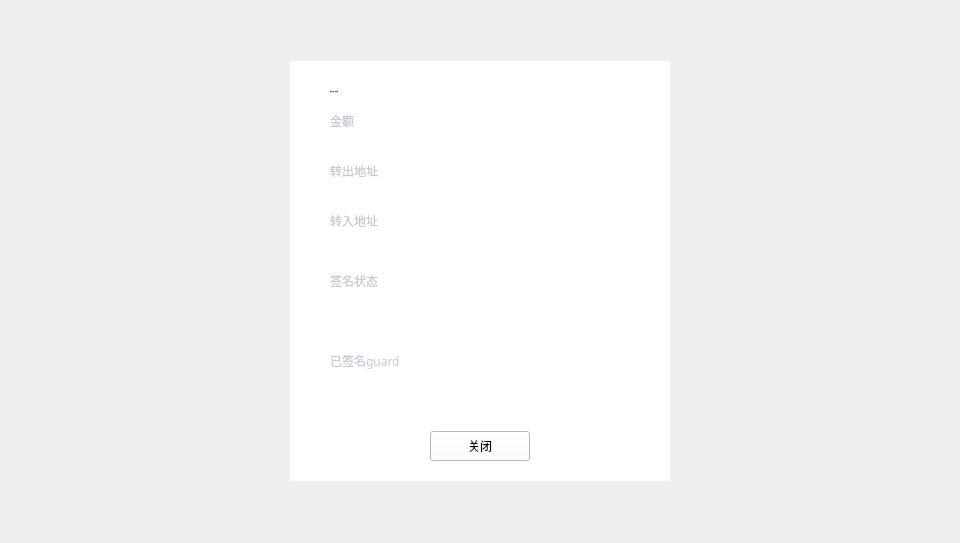
<?xml version="1.0" encoding="UTF-8"?>
<ui version="4.0">
 <class>ColdHotInfoDialog</class>
 <widget class="QDialog" name="ColdHotInfoDialog">
  <property name="geometry">
   <rect>
    <x>0</x>
    <y>0</y>
    <width>960</width>
    <height>543</height>
   </rect>
  </property>
  <property name="windowTitle">
   <string>Dialog</string>
  </property>
  <widget class="QWidget" name="widget" native="true">
   <property name="geometry">
    <rect>
     <x>0</x>
     <y>0</y>
     <width>960</width>
     <height>543</height>
    </rect>
   </property>
   <property name="font">
    <font>
     <family>Microsoft YaHei UI Light</family>
     <weight>75</weight>
     <bold>true</bold>
    </font>
   </property>
   <widget class="QWidget" name="containerWidget" native="true">
    <property name="geometry">
     <rect>
      <x>290</x>
      <y>61</y>
      <width>380</width>
      <height>420</height>
     </rect>
    </property>
    <property name="font">
     <font>
      <family>微软雅黑</family>
      <weight>50</weight>
      <bold>false</bold>
     </font>
    </property>
    <property name="styleSheet">
     <string notr="true">background-color: rgb(255, 255, 255);</string>
    </property>
    <widget class="QToolButton" name="closeBtn">
     <property name="geometry">
      <rect>
       <x>140</x>
       <y>370</y>
       <width>100</width>
       <height>30</height>
      </rect>
     </property>
     <property name="font">
      <font>
       <family>Microsoft YaHei UI Light</family>
       <weight>50</weight>
       <bold>false</bold>
      </font>
     </property>
     <property name="cursor">
      <cursorShape>PointingHandCursor</cursorShape>
     </property>
     <property name="styleSheet">
      <string notr="true"/>
     </property>
     <property name="text">
      <string>关闭</string>
     </property>
    </widget>
    <widget class="QLabel" name="label">
     <property name="geometry">
      <rect>
       <x>40</x>
       <y>20</y>
       <width>200</width>
       <height>21</height>
      </rect>
     </property>
     <property name="font">
      <font>
       <family>微软雅黑</family>
       <pointsize>-1</pointsize>
       <weight>50</weight>
       <italic>false</italic>
       <bold>false</bold>
      </font>
     </property>
     <property name="styleSheet">
      <string notr="true">QLabel{font:  14px &quot;微软雅黑&quot;;color: rgb(51, 51, 51);}

</string>
     </property>
     <property name="text">
      <string>资产变更交易详情</string>
     </property>
     <property name="alignment">
      <set>Qt::AlignLeading|Qt::AlignLeft|Qt::AlignVCenter</set>
     </property>
    </widget>
    <widget class="QLabel" name="label_2">
     <property name="geometry">
      <rect>
       <x>40</x>
       <y>50</y>
       <width>80</width>
       <height>20</height>
      </rect>
     </property>
     <property name="styleSheet">
      <string notr="true">QLabel{font:  10px &quot;微软雅黑&quot;;color: rgb(198,202,212);}

</string>
     </property>
     <property name="text">
      <string>金额</string>
     </property>
    </widget>
    <widget class="QLabel" name="amountLabel">
     <property name="geometry">
      <rect>
       <x>40</x>
       <y>70</y>
       <width>300</width>
       <height>20</height>
      </rect>
     </property>
     <property name="styleSheet">
      <string notr="true">QLabel{font:  14px &quot;微软雅黑&quot;;color: rgb(51, 51, 51);}

</string>
     </property>
     <property name="text">
      <string/>
     </property>
    </widget>
    <widget class="QLabel" name="label_4">
     <property name="geometry">
      <rect>
       <x>40</x>
       <y>210</y>
       <width>80</width>
       <height>20</height>
      </rect>
     </property>
     <property name="styleSheet">
      <string notr="true">QLabel{font:  10px &quot;微软雅黑&quot;;color: rgb(198,202,212);}

</string>
     </property>
     <property name="text">
      <string>签名状态</string>
     </property>
    </widget>
    <widget class="QLabel" name="stateLabel">
     <property name="geometry">
      <rect>
       <x>40</x>
       <y>230</y>
       <width>300</width>
       <height>40</height>
      </rect>
     </property>
     <property name="styleSheet">
      <string notr="true">QLabel{font:  14px &quot;微软雅黑&quot;;color: rgb(51, 51, 51);}

</string>
     </property>
     <property name="text">
      <string/>
     </property>
     <property name="alignment">
      <set>Qt::AlignLeading|Qt::AlignLeft|Qt::AlignTop</set>
     </property>
     <property name="wordWrap">
      <bool>true</bool>
     </property>
    </widget>
    <widget class="QLabel" name="label_6">
     <property name="geometry">
      <rect>
       <x>40</x>
       <y>290</y>
       <width>80</width>
       <height>20</height>
      </rect>
     </property>
     <property name="styleSheet">
      <string notr="true">QLabel{font:  10px &quot;微软雅黑&quot;;color: rgb(198,202,212);}

</string>
     </property>
     <property name="text">
      <string>已签名guard</string>
     </property>
    </widget>
    <widget class="QLabel" name="signedGuardsLabel">
     <property name="geometry">
      <rect>
       <x>40</x>
       <y>310</y>
       <width>300</width>
       <height>40</height>
      </rect>
     </property>
     <property name="styleSheet">
      <string notr="true">QLabel{font:  14px &quot;微软雅黑&quot;;color: rgb(51, 51, 51);}

</string>
     </property>
     <property name="text">
      <string/>
     </property>
     <property name="alignment">
      <set>Qt::AlignLeading|Qt::AlignLeft|Qt::AlignTop</set>
     </property>
     <property name="wordWrap">
      <bool>true</bool>
     </property>
    </widget>
    <widget class="QLabel" name="label_3">
     <property name="geometry">
      <rect>
       <x>40</x>
       <y>100</y>
       <width>80</width>
       <height>20</height>
      </rect>
     </property>
     <property name="styleSheet">
      <string notr="true">QLabel{font:  10px &quot;微软雅黑&quot;;color: rgb(198,202,212);}

</string>
     </property>
     <property name="text">
      <string>转出地址</string>
     </property>
    </widget>
    <widget class="QLabel" name="fromLabel">
     <property name="geometry">
      <rect>
       <x>40</x>
       <y>120</y>
       <width>300</width>
       <height>20</height>
      </rect>
     </property>
     <property name="styleSheet">
      <string notr="true">QLabel{font:  14px &quot;微软雅黑&quot;;color: rgb(51, 51, 51);}

</string>
     </property>
     <property name="text">
      <string/>
     </property>
     <property name="textInteractionFlags">
      <set>Qt::LinksAccessibleByMouse|Qt::TextSelectableByMouse</set>
     </property>
    </widget>
    <widget class="QLabel" name="toLabel">
     <property name="geometry">
      <rect>
       <x>40</x>
       <y>170</y>
       <width>300</width>
       <height>20</height>
      </rect>
     </property>
     <property name="styleSheet">
      <string notr="true">QLabel{font:  14px &quot;微软雅黑&quot;;color: rgb(51, 51, 51);}

</string>
     </property>
     <property name="text">
      <string/>
     </property>
     <property name="textInteractionFlags">
      <set>Qt::LinksAccessibleByMouse|Qt::TextSelectableByMouse</set>
     </property>
    </widget>
    <widget class="QLabel" name="label_5">
     <property name="geometry">
      <rect>
       <x>40</x>
       <y>150</y>
       <width>80</width>
       <height>20</height>
      </rect>
     </property>
     <property name="styleSheet">
      <string notr="true">QLabel{font:  10px &quot;微软雅黑&quot;;color: rgb(198,202,212);}

</string>
     </property>
     <property name="text">
      <string>转入地址</string>
     </property>
    </widget>
   </widget>
  </widget>
 </widget>
 <resources/>
 <connections/>
</ui>
